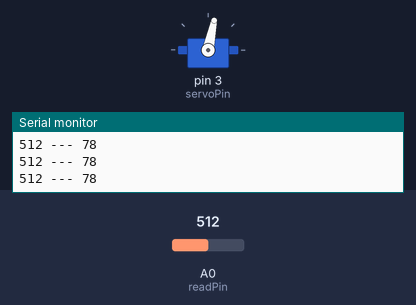
The sketch below on a simulated Arduino Uno, built with avr-gcc and run on an emulated ATmega328P. Parts: servo, the last lines printed to the serial monitor. The test bench sets the inputs (shaded band); at power-on: A0 (readPin) = 512.

Above: at 1.2 s.
1.3 s: A0 (readPin) set to 716
At 2.5 s:
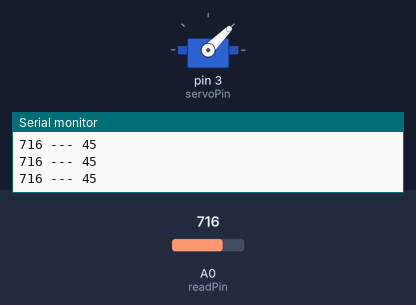
2.8 s: A0 (readPin) set to 900
At 4.0 s:
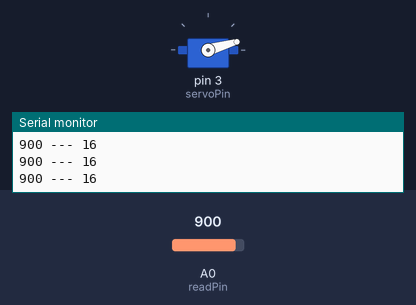
4.3 s: A0 (readPin) set to 306
At 5.5 s:
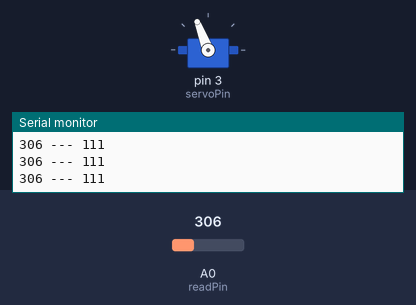
5.8 s: A0 (readPin) set to 122
At 7.0 s:
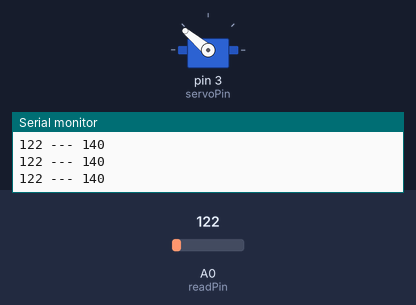
7.3 s: A0 (readPin) set to 0
At 8.4 s:
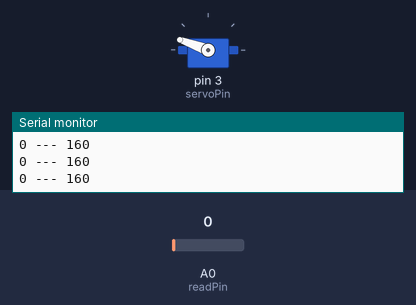
8.8 s: A0 (readPin) set to 511
At 9.8 s:
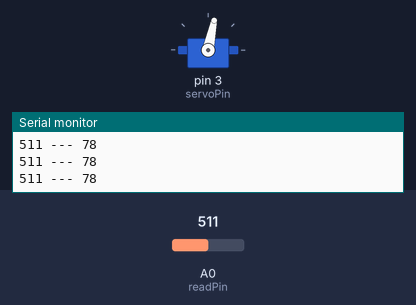
Timing chart, 0 to 11.3 s (numbered marks = the images above; inputs shaded):
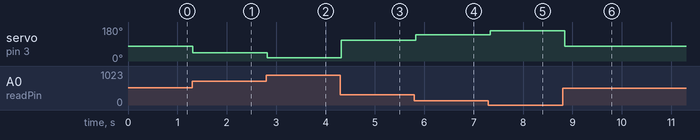

Measured:
- after the input at 1.3 s, servo on pin 3 (servoPin): 78° → 45° at once
- after the input at 2.8 s, servo on pin 3 (servoPin): 45° → 16° at once
- after the input at 4.3 s, servo on pin 3 (servoPin): 16° → 111° at once
- after the input at 5.8 s, servo on pin 3 (servoPin): 111° → 140° at once
- after the input at 7.3 s, servo on pin 3 (servoPin): 140° → 160° at once
- after the input at 8.8 s, servo on pin 3 (servoPin): 160° → 78° after 0.05 s

The sketch:

23_SERVO_LIGHTING.ino
```cpp
#include <Servo.h>
int readPin = A0;
int readValue;
int angle;
int dt1 = 100;
Servo myServo;
int servoPin = 3;

// so basically we connect a photoresistor circuit. Then to take the value of potential drop
// at the point, we need connect a jumper cable to A0 to take in analog value of potential.
// then for angle range [20, 160] and voltage range [0, 1023], we find the equation
// and get the resultant angle and write in servo

void setup(){
  pinMode(readPin, INPUT);
  myServo.attach(servoPin);
  Serial.begin(9600);
}

void loop(){
  readValue = analogRead(readPin);
  angle  =(-1)*(160./1003.)*readValue + 160;
  Serial.print(readValue);
  Serial.print(" --- ");
  Serial.print(angle);
  Serial.print("\n");
  myServo.write(angle);
  delay(dt1);
}
```
